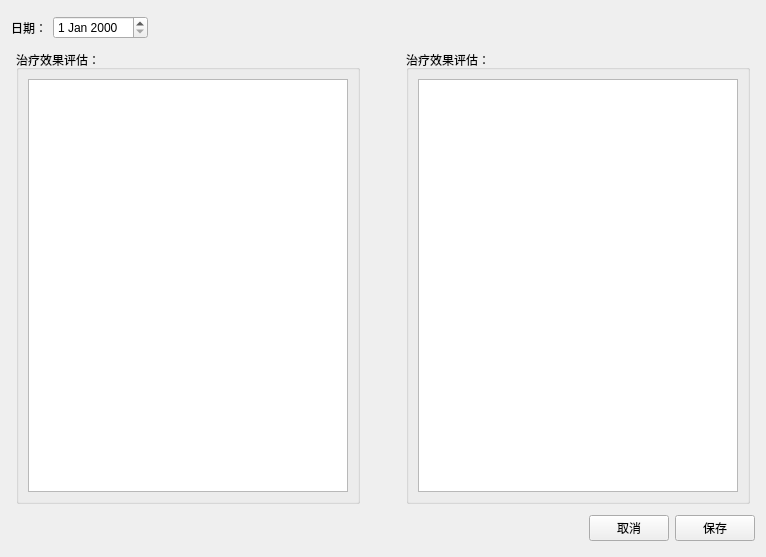
<?xml version="1.0" encoding="UTF-8"?>
<ui version="4.0">
 <class>WorkReportEdit</class>
 <widget class="QWidget" name="WorkReportEdit">
  <property name="geometry">
   <rect>
    <x>0</x>
    <y>0</y>
    <width>766</width>
    <height>557</height>
   </rect>
  </property>
  <property name="windowTitle">
   <string>编辑工作报告</string>
  </property>
  <layout class="QVBoxLayout" name="verticalLayout_4">
   <item>
    <layout class="QVBoxLayout" name="verticalLayout_3">
     <item>
      <spacer name="verticalSpacer_3">
       <property name="orientation">
        <enum>Qt::Vertical</enum>
       </property>
       <property name="sizeType">
        <enum>QSizePolicy::Fixed</enum>
       </property>
       <property name="sizeHint" stdset="0">
        <size>
         <width>20</width>
         <height>5</height>
        </size>
       </property>
      </spacer>
     </item>
     <item>
      <layout class="QHBoxLayout" name="horizontalLayout">
       <item>
        <widget class="QLabel" name="label">
         <property name="text">
          <string>日期：</string>
         </property>
        </widget>
       </item>
       <item>
        <widget class="QDateEdit" name="dateEdit"/>
       </item>
       <item>
        <spacer name="horizontalSpacer_2">
         <property name="orientation">
          <enum>Qt::Horizontal</enum>
         </property>
         <property name="sizeHint" stdset="0">
          <size>
           <width>40</width>
           <height>20</height>
          </size>
         </property>
        </spacer>
       </item>
      </layout>
     </item>
     <item>
      <spacer name="verticalSpacer">
       <property name="orientation">
        <enum>Qt::Vertical</enum>
       </property>
       <property name="sizeType">
        <enum>QSizePolicy::Fixed</enum>
       </property>
       <property name="sizeHint" stdset="0">
        <size>
         <width>20</width>
         <height>5</height>
        </size>
       </property>
      </spacer>
     </item>
     <item>
      <layout class="QHBoxLayout" name="horizontalLayout_2">
       <item>
        <spacer name="horizontalSpacer_4">
         <property name="orientation">
          <enum>Qt::Horizontal</enum>
         </property>
         <property name="sizeType">
          <enum>QSizePolicy::Fixed</enum>
         </property>
         <property name="sizeHint" stdset="0">
          <size>
           <width>5</width>
           <height>20</height>
          </size>
         </property>
        </spacer>
       </item>
       <item>
        <widget class="QGroupBox" name="groupBox">
         <property name="sizePolicy">
          <sizepolicy hsizetype="Expanding" vsizetype="Expanding">
           <horstretch>0</horstretch>
           <verstretch>0</verstretch>
          </sizepolicy>
         </property>
         <property name="title">
          <string>治疗效果评估：</string>
         </property>
         <layout class="QVBoxLayout" name="verticalLayout_2">
          <item>
           <widget class="QPlainTextEdit" name="plainTextEdit"/>
          </item>
         </layout>
        </widget>
       </item>
       <item>
        <spacer name="horizontalSpacer_3">
         <property name="orientation">
          <enum>Qt::Horizontal</enum>
         </property>
         <property name="sizeType">
          <enum>QSizePolicy::Fixed</enum>
         </property>
         <property name="sizeHint" stdset="0">
          <size>
           <width>40</width>
           <height>20</height>
          </size>
         </property>
        </spacer>
       </item>
       <item>
        <widget class="QGroupBox" name="groupBox_2">
         <property name="sizePolicy">
          <sizepolicy hsizetype="Expanding" vsizetype="Expanding">
           <horstretch>0</horstretch>
           <verstretch>0</verstretch>
          </sizepolicy>
         </property>
         <property name="title">
          <string>治疗效果评估：</string>
         </property>
         <layout class="QVBoxLayout" name="verticalLayout">
          <item>
           <widget class="QPlainTextEdit" name="plainTextEdit_2"/>
          </item>
         </layout>
        </widget>
       </item>
       <item>
        <spacer name="horizontalSpacer_5">
         <property name="orientation">
          <enum>Qt::Horizontal</enum>
         </property>
         <property name="sizeType">
          <enum>QSizePolicy::Fixed</enum>
         </property>
         <property name="sizeHint" stdset="0">
          <size>
           <width>5</width>
           <height>20</height>
          </size>
         </property>
        </spacer>
       </item>
      </layout>
     </item>
     <item>
      <spacer name="verticalSpacer_2">
       <property name="orientation">
        <enum>Qt::Vertical</enum>
       </property>
       <property name="sizeType">
        <enum>QSizePolicy::Fixed</enum>
       </property>
       <property name="sizeHint" stdset="0">
        <size>
         <width>20</width>
         <height>5</height>
        </size>
       </property>
      </spacer>
     </item>
     <item>
      <layout class="QHBoxLayout" name="horizontalLayout_3">
       <item>
        <spacer name="horizontalSpacer">
         <property name="orientation">
          <enum>Qt::Horizontal</enum>
         </property>
         <property name="sizeHint" stdset="0">
          <size>
           <width>40</width>
           <height>20</height>
          </size>
         </property>
        </spacer>
       </item>
       <item>
        <widget class="QPushButton" name="btnCancel">
         <property name="text">
          <string>取消</string>
         </property>
        </widget>
       </item>
       <item>
        <widget class="QPushButton" name="btnSave">
         <property name="text">
          <string>保存</string>
         </property>
        </widget>
       </item>
      </layout>
     </item>
     <item>
      <spacer name="verticalSpacer_4">
       <property name="orientation">
        <enum>Qt::Vertical</enum>
       </property>
       <property name="sizeType">
        <enum>QSizePolicy::Fixed</enum>
       </property>
       <property name="sizeHint" stdset="0">
        <size>
         <width>20</width>
         <height>5</height>
        </size>
       </property>
      </spacer>
     </item>
    </layout>
   </item>
  </layout>
 </widget>
 <resources/>
 <connections/>
</ui>
